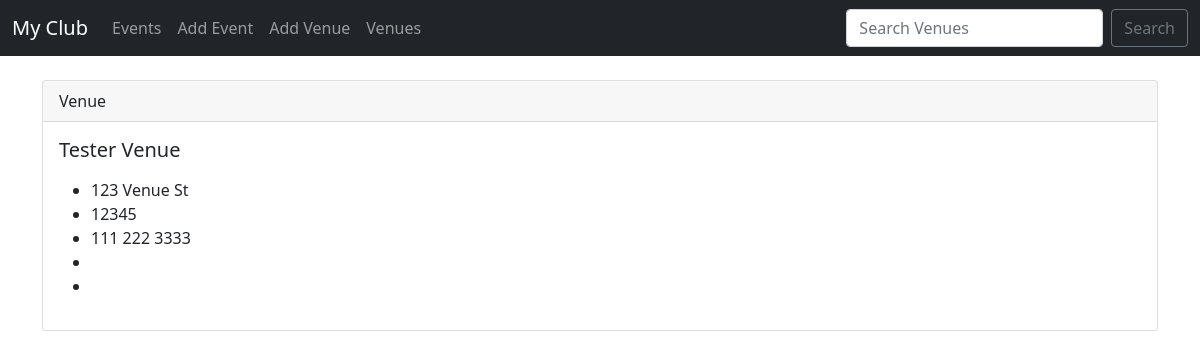
The app's page /show_venue/4, older data.
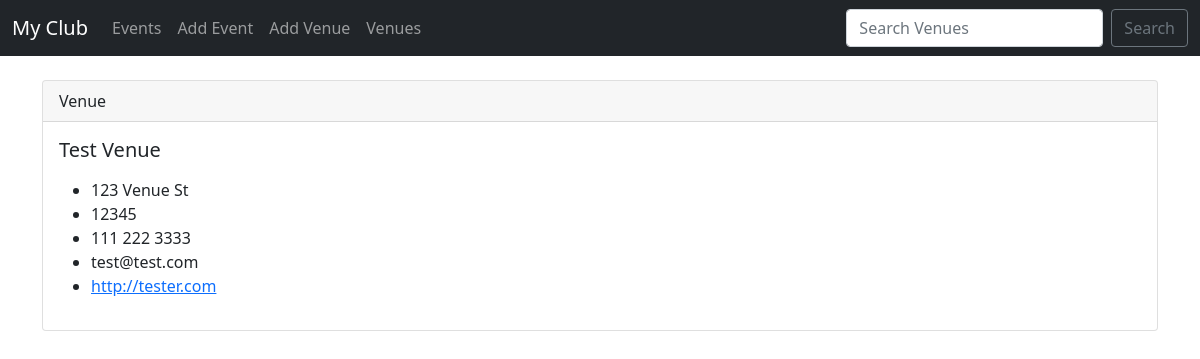
The same page, newer data.
### events/models.py (models this page shows)
class Venue(models.Model):
    name = models.CharField('Venue Name', max_length=120)
    address = models.CharField(max_length=300)
    zip_code = models.CharField('Zip Code', max_length=15)
    phone = models.CharField('Contact Phone', max_length=25, blank=True)
    web = models.URLField('Website Address', blank=True)
    email_address = models.EmailField('Email Address', blank=True)
    def __str__(self):
        return self.name

### events/views.py (the view)
# urls.py: path('show_venue/<venue_id>', views.show_venue, name="show-venue"),
def show_venue(request, venue_id):
    venue = Venue.objects.get(pk=venue_id)
    return render(request,
        'events/show_venue.html', {
        "venue": venue})

### events/templates/events/show_venue.html
{% extends 'events/base.html' %}
{% block content %}
    <div class="card">
      <div class="card-header">
        Venue
      </div>
      <div class="card-body">
        <h5 class="card-title">{{ venue }}</h5>
        <p class="card-text">
          <ul>
            <li>{{ venue.address }}</li>
            <li>{{ venue.zip_code }}</li>
            <li>{{ venue.phone }}</li>
            <li>{{ venue.email_address }}</li>
            <li><a href="{{ venue.web }}">{{ venue.web }}</a></li>
          </ul>
        </p>
      </div>
    </div>
{% endblock %}

Row changes from the older to the newer data that the page shows:
changed Venue "123 Venue St": name "Tester Venue" → "Test Venue"; email_address (not shown) → "test@test.com"; web (not shown) → "http://tester.com"
